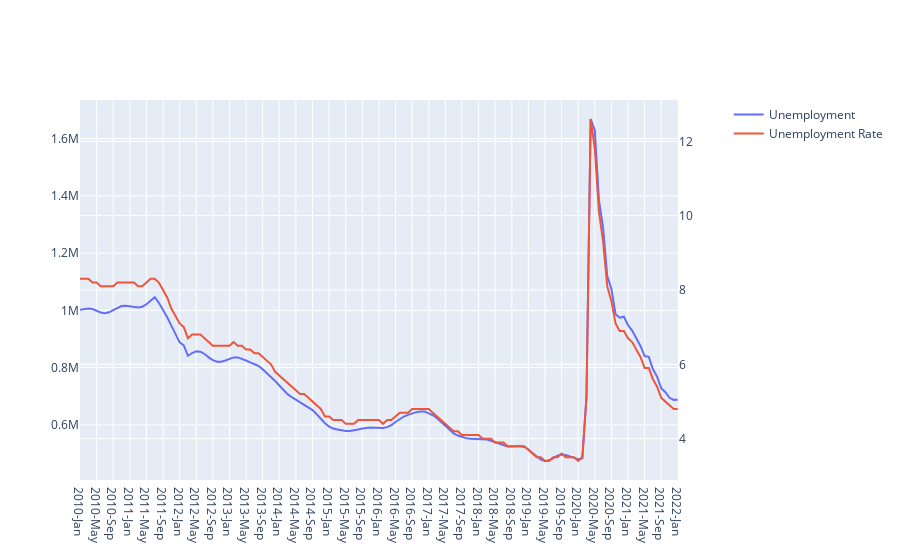

The cell this chart's notebook holds for it:
### Code cell
fig = fig = make_subplots(specs=[[{"secondary_y": True}]])
#fig.add_bar(x=unemployment['year/month'], y=unemployment['unemployment'],name='Unemployment')
fig.add_trace(
    go.Scatter(x=unemployment['year/month'], y=unemployment['unemployment'], name="Unemployment"),
    secondary_y=False,
)

fig.add_trace(
    go.Scatter(x=unemployment['year/month'], y=unemployment['unemployment rate'], name="Unemployment Rate"),
    secondary_y=True,
)
fig.show()

### Figure 1 — Plotly figure (JSON) as saved in the notebook; plotly's stock layout.template omitted (floating-point values rounded to 4 significant figures; data arrays with more than 128 entries replaced by an {"elided": "..."} marker saying what was removed)
{"data": [{"name": "Unemployment", "type": "scatter", "x": {"elided": "145 str values"}, "xaxis": "x", "y": {"elided": "145 int values"}, "yaxis": "y"}, {"name": "Unemployment Rate", "type": "scatter", "x": {"elided": "145 str values"}, "xaxis": "x", "y": {"elided": "145 float values"}, "yaxis": "y2"}], "layout": {"xaxis": {"anchor": "y", "domain": [0, 0.94]}, "yaxis": {"anchor": "x", "domain": [0, 1]}, "yaxis2": {"anchor": "x", "overlaying": "y", "side": "right"}}}
